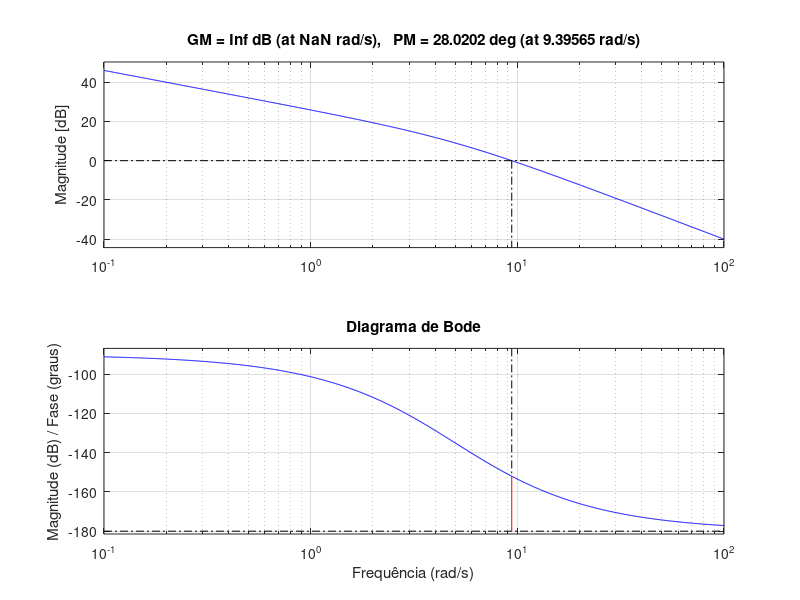
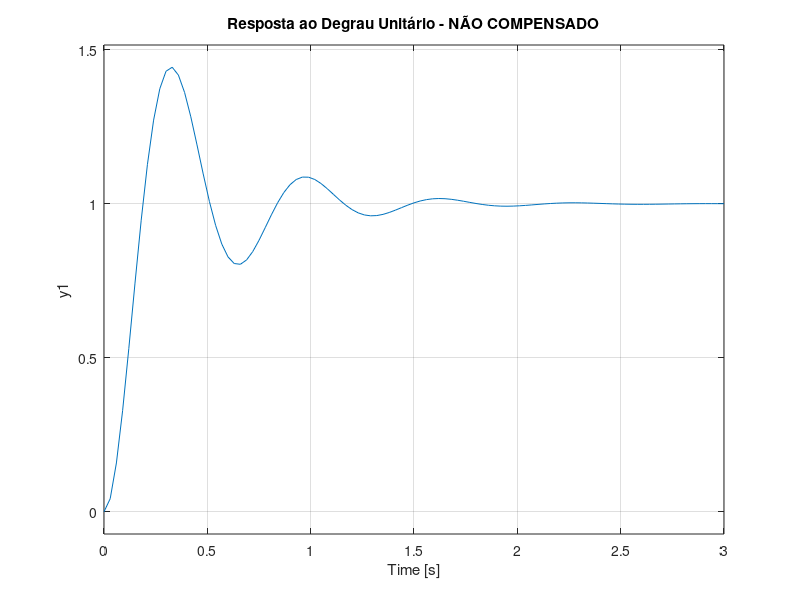

These charts were generated, in order, by the following MATLAB code:
% Definindo a função de transferência
% NORMALIZADO
% Definindo o numerador e o denominador da função de transferência
num = 100; % Numerador da função de transferência
den = [1 5 0]; % Denominador da função de transferência
% Criando a função de transferência
G = tf(num, den);

% Plotando o diagrama de Bode
bode(G);
margin(G);
% Adicionando rótulos aos eixos
grid on
xlabel('Frequência (rad/s)')
ylabel('Magnitude (dB) / Fase (graus)')
title('Diagrama de Bode')
% Resposta ao degrau unitário
FTMF = feedback(G,1);
figure;
step(FTMF);  % Plota a resposta ao degrau unitário
title('Resposta ao Degrau Unitário - NÃO COMPENSADO');
grid on;